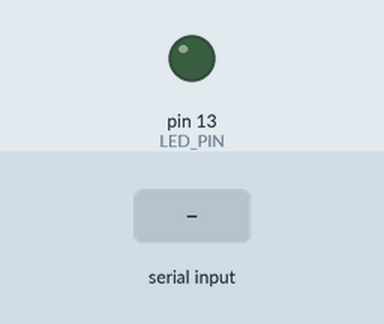
This sketch was run on a simulated Arduino Uno, built with avr-gcc and run on an emulated ATmega328P. Parts: output pins drawn as LEDs (lit = HIGH). The inputs (shaded band) are chosen by the test bench. What the sketch prints to the serial monitor is not drawn.

Above: at 1.2 s.
1.3 s: "on\n" received over Serial
At 2.5 s:
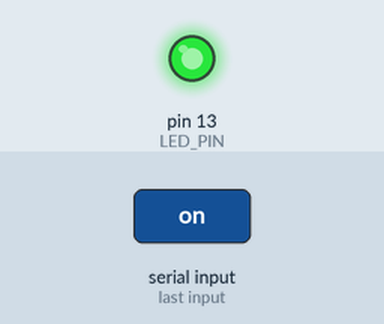
2.8 s: "off\n" received over Serial
At 3.7 s:
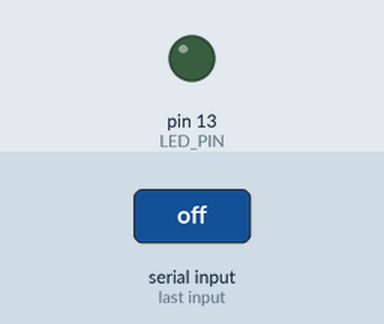
Timing chart, 0 to 5.8 s (numbered marks = the images above; inputs shaded):
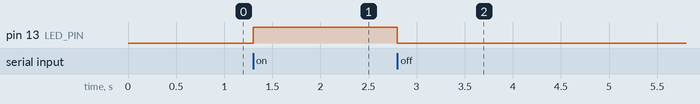

Measured:
- after the input at 1.3 s, pin 13 (LED_PIN): LOW → HIGH at once
- after the input at 2.8 s, pin 13 (LED_PIN): HIGH → LOW at once

The sketch:

sketch.ino
```cpp
// EI TOKEN 案例 · 串口对话
// 在串口输入 on / off，远程开关灯
// 适用：Arduino Uno / Arduino Nano / ESP32 DevKit / ESP32-S3 DevKitC

#if defined(CONFIG_IDF_TARGET_ESP32S3)
const int LED_PIN = 2;
#elif defined(ESP32)
const int LED_PIN = 2;
#else
const int LED_PIN = 13;
#endif

void setup() {
  Serial.begin(115200);
  pinMode(LED_PIN, OUTPUT);
  Serial.println("EIT serial-hello ready");
  Serial.println("输入 on 或 off 试试");
}

void loop() {
  if (Serial.available()) {
    String cmd = Serial.readStringUntil('\n');
    cmd.trim();
    if (cmd == "on")       { digitalWrite(LED_PIN, HIGH); Serial.println("LED ON"); }
    else if (cmd == "off") { digitalWrite(LED_PIN, LOW);  Serial.println("LED OFF"); }
    else if (cmd.length()) { Serial.print("unknown: "); Serial.println(cmd); }
  }
}
```
